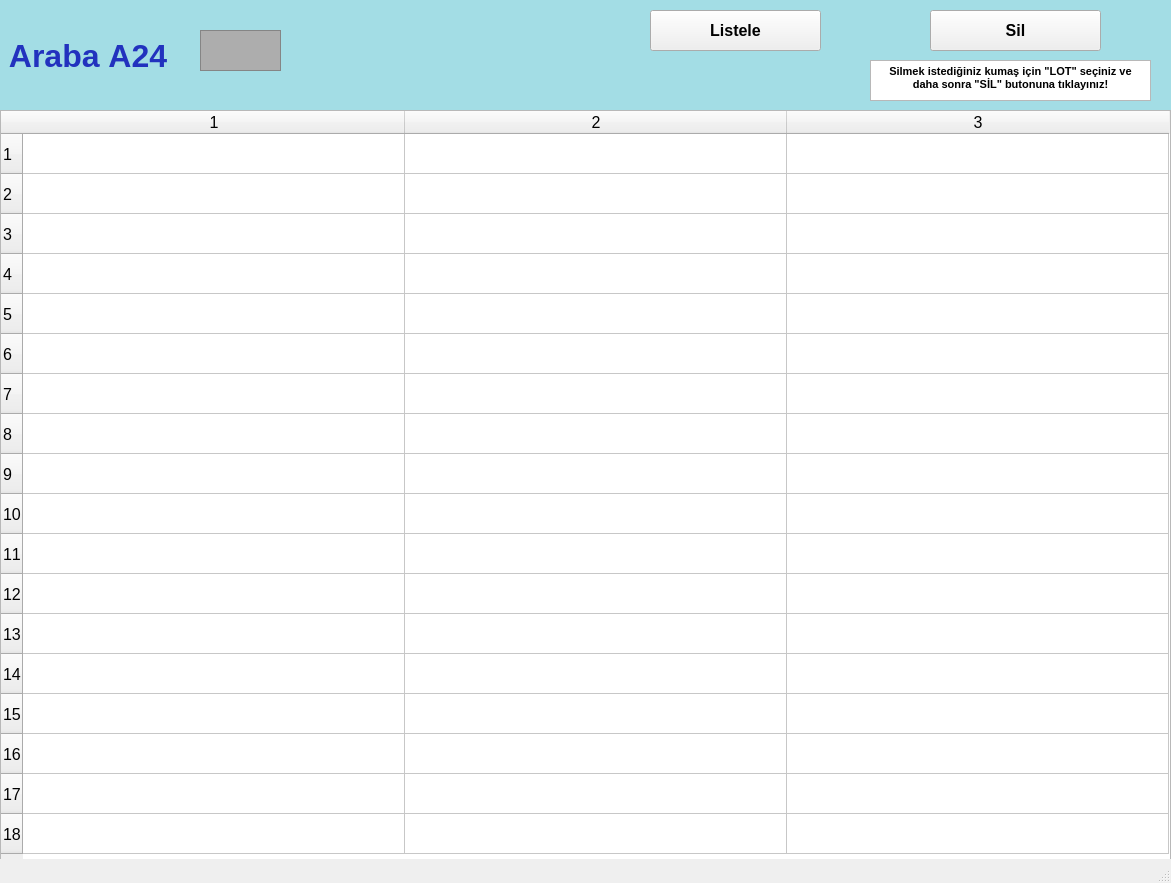
<?xml version="1.0" encoding="UTF-8"?>
<ui version="4.0">
 <class>arabalarA24_ekran</class>
 <widget class="QMainWindow" name="arabalarA24_ekran">
  <property name="geometry">
   <rect>
    <x>0</x>
    <y>0</y>
    <width>1171</width>
    <height>883</height>
   </rect>
  </property>
  <property name="font">
   <font>
    <pointsize>12</pointsize>
    <weight>50</weight>
    <bold>false</bold>
    <kerning>false</kerning>
   </font>
  </property>
  <property name="windowTitle">
   <string/>
  </property>
  <widget class="QWidget" name="centralwidget">
   <widget class="QLabel" name="arabaA1yazi_lbl">
    <property name="geometry">
     <rect>
      <x>0</x>
      <y>0</y>
      <width>1171</width>
      <height>111</height>
     </rect>
    </property>
    <property name="font">
     <font>
      <pointsize>24</pointsize>
      <weight>75</weight>
      <bold>true</bold>
     </font>
    </property>
    <property name="styleSheet">
     <string notr="true">background-color: rgb(163, 221, 229);
color: rgb(34, 50, 190);</string>
    </property>
    <property name="text">
     <string> Araba A24</string>
    </property>
   </widget>
   <widget class="QFrame" name="arabaA1_img">
    <property name="geometry">
     <rect>
      <x>200</x>
      <y>30</y>
      <width>81</width>
      <height>41</height>
     </rect>
    </property>
    <property name="styleSheet">
     <string notr="true">background-color: rgb(173, 173, 173);</string>
    </property>
    <property name="frameShape">
     <enum>QFrame::StyledPanel</enum>
    </property>
    <property name="frameShadow">
     <enum>QFrame::Raised</enum>
    </property>
   </widget>
   <widget class="QPushButton" name="listele24_btn">
    <property name="geometry">
     <rect>
      <x>650</x>
      <y>10</y>
      <width>171</width>
      <height>41</height>
     </rect>
    </property>
    <property name="font">
     <font>
      <pointsize>12</pointsize>
      <weight>75</weight>
      <bold>true</bold>
     </font>
    </property>
    <property name="text">
     <string>Listele</string>
    </property>
   </widget>
   <widget class="QTableWidget" name="A24_tw">
    <property name="geometry">
     <rect>
      <x>0</x>
      <y>110</y>
      <width>1171</width>
      <height>751</height>
     </rect>
    </property>
    <property name="baseSize">
     <size>
      <width>0</width>
      <height>0</height>
     </size>
    </property>
    <property name="rowCount">
     <number>18</number>
    </property>
    <property name="columnCount">
     <number>3</number>
    </property>
    <attribute name="horizontalHeaderVisible">
     <bool>true</bool>
    </attribute>
    <attribute name="horizontalHeaderCascadingSectionResizes">
     <bool>false</bool>
    </attribute>
    <attribute name="horizontalHeaderDefaultSectionSize">
     <number>382</number>
    </attribute>
    <attribute name="horizontalHeaderMinimumSectionSize">
     <number>38</number>
    </attribute>
    <attribute name="verticalHeaderDefaultSectionSize">
     <number>40</number>
    </attribute>
    <attribute name="verticalHeaderMinimumSectionSize">
     <number>23</number>
    </attribute>
    <row/>
    <row/>
    <row/>
    <row/>
    <row/>
    <row/>
    <row/>
    <row/>
    <row/>
    <row/>
    <row/>
    <row/>
    <row/>
    <row/>
    <row/>
    <row/>
    <row/>
    <row/>
    <column/>
    <column/>
    <column/>
   </widget>
   <widget class="QPushButton" name="sil24_btn">
    <property name="geometry">
     <rect>
      <x>930</x>
      <y>10</y>
      <width>171</width>
      <height>41</height>
     </rect>
    </property>
    <property name="font">
     <font>
      <pointsize>12</pointsize>
      <weight>75</weight>
      <bold>true</bold>
     </font>
    </property>
    <property name="text">
     <string>Sil</string>
    </property>
   </widget>
   <widget class="QTextBrowser" name="textBrowser">
    <property name="geometry">
     <rect>
      <x>870</x>
      <y>60</y>
      <width>281</width>
      <height>41</height>
     </rect>
    </property>
    <property name="html">
     <string>&lt;!DOCTYPE HTML PUBLIC &quot;-//W3C//DTD HTML 4.0//EN&quot; &quot;http://www.w3.org/TR/REC-html40/strict.dtd&quot;&gt;
&lt;html&gt;&lt;head&gt;&lt;meta name=&quot;qrichtext&quot; content=&quot;1&quot; /&gt;&lt;style type=&quot;text/css&quot;&gt;
p, li { white-space: pre-wrap; }
&lt;/style&gt;&lt;/head&gt;&lt;body style=&quot; font-family:'MS Shell Dlg 2'; font-size:12pt; font-weight:400; font-style:normal;&quot;&gt;
&lt;p align=&quot;center&quot; style=&quot; margin-top:0px; margin-bottom:0px; margin-left:0px; margin-right:0px; -qt-block-indent:0; text-indent:0px;&quot;&gt;&lt;span style=&quot; font-size:8pt; font-weight:600;&quot;&gt;Silmek istediğiniz kumaş için &amp;quot;LOT&amp;quot; seçiniz ve daha sonra &amp;quot;SİL&amp;quot; butonuna tıklayınız!&lt;/span&gt;&lt;/p&gt;&lt;/body&gt;&lt;/html&gt;</string>
    </property>
   </widget>
  </widget>
  <widget class="QStatusBar" name="statusbar"/>
 </widget>
 <resources/>
 <connections/>
</ui>
